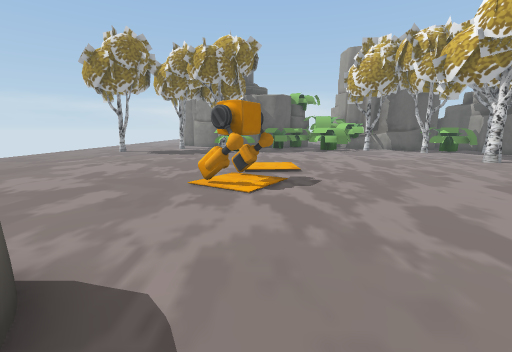
[1] (above)

19 first-person views from a walk through a 3-D level made in the Unity game engine. The camera is 1.4 m above the floor, tilts 10° down and sees 90° across. The floor is counted in squares, 1 m on a side. Each view is taken from the middle of a square. On the plan, view 1 faces up. The plan holds only what a view shows up to about 13 squares ahead; the rest is blank. The place goes on beyond the plan. Some animated figures are left out.

[2]
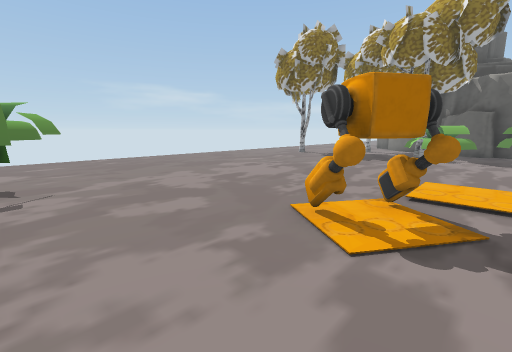

[3]
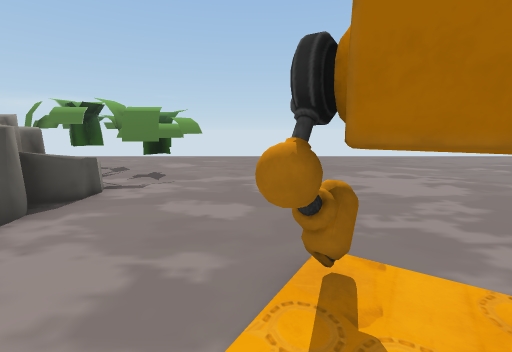

[4]
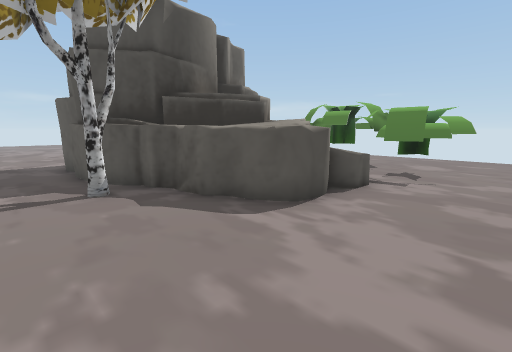

[5]
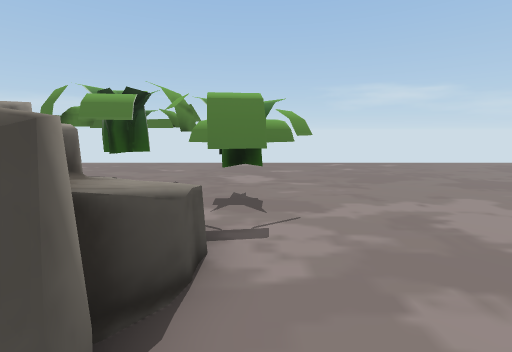

[6]
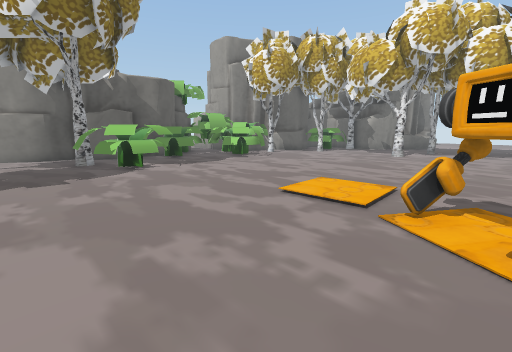

[7]
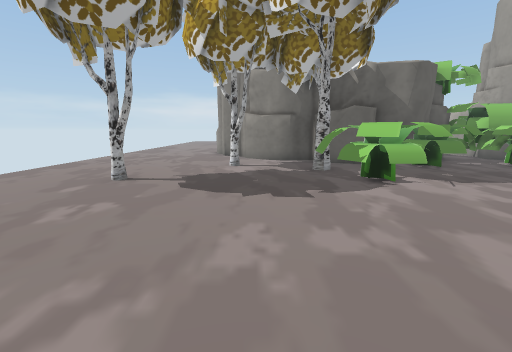

[8]
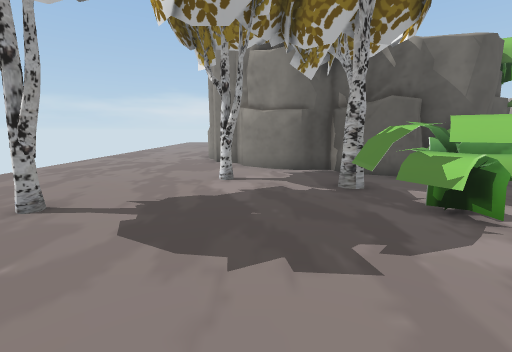

[9]
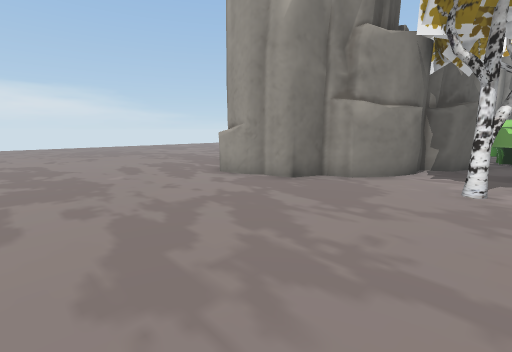

[10]
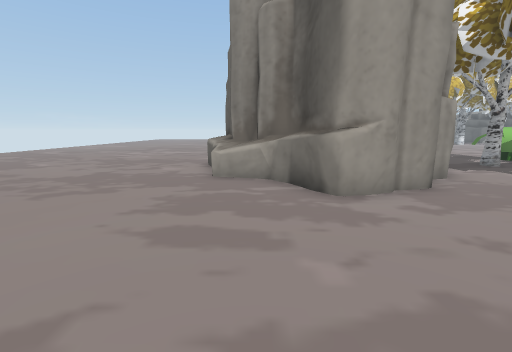

[11]
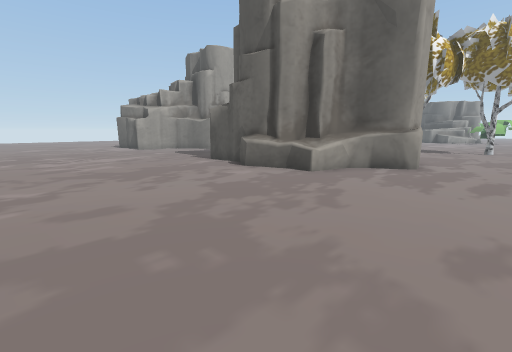

[12]
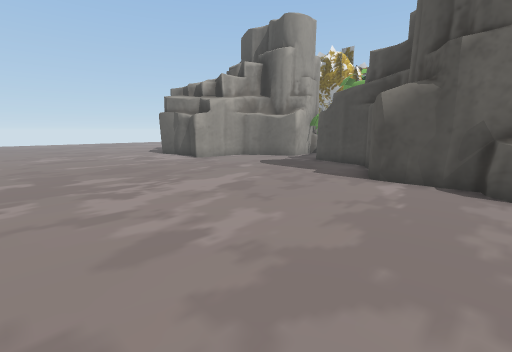

[13]
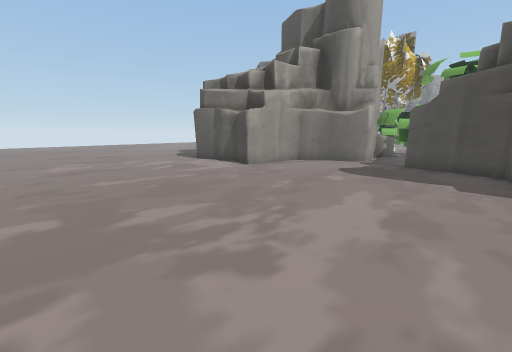

[14]
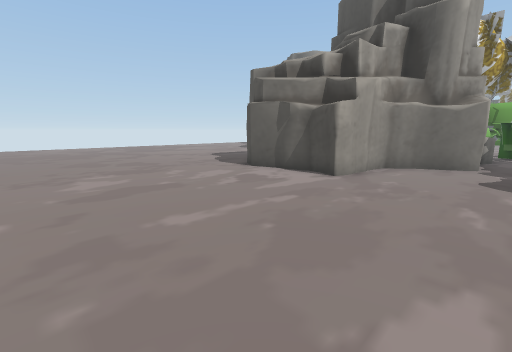

[15]
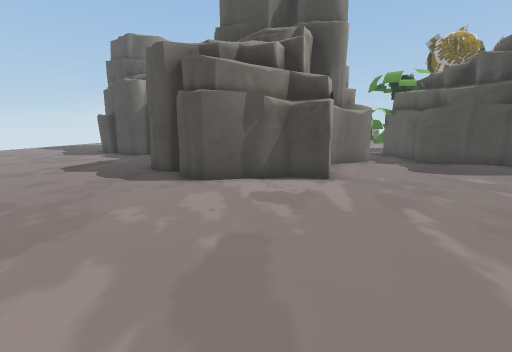

[16]
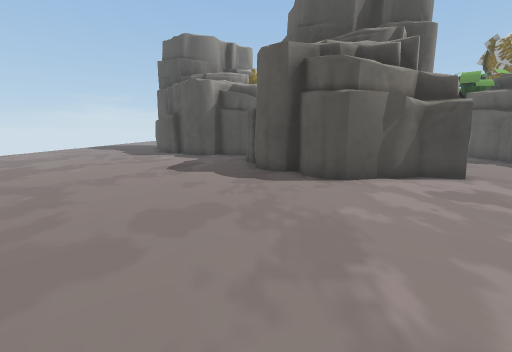

[17]
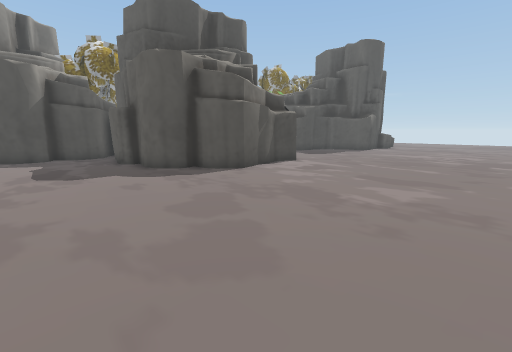

[18]
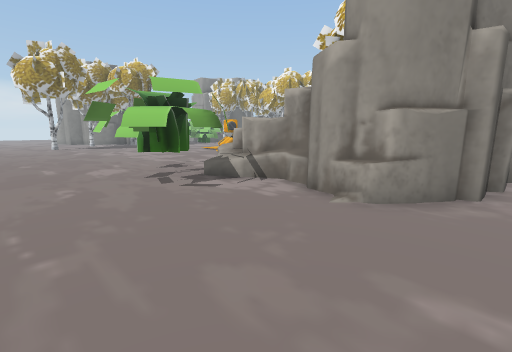

[19]
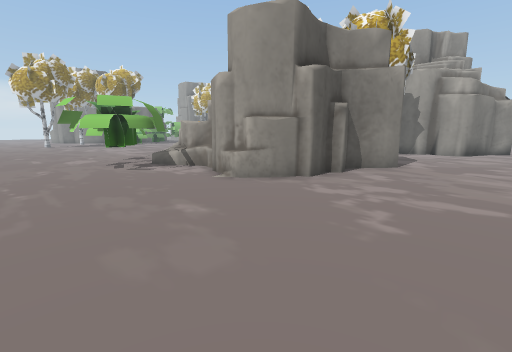

### Floor plan
Key: @ floor where view 1 was taken; # wall or solid block; x gap in a wall; . floor; ^ raised ledge; T thing the floor can be seen under or through.
Columns run from 13 left of view 1 to 20 right of it. Each row starts with its distance up from view 1.
 38    . .............................
 37 ..  ..............................
 36 ..................................
 35 ..................................
 34 ..................................
 33 ..................................
 32 ..................................
 31 ..........^^..............##......
 30 ........^^#####........#####......
 29 ........^##    ........#   ##.....
 28 ......###      #......##    ##....
 27 ......##       ###...##      #....
 26 ......##         #..##       #....
 25 ......##         #..#        #....
 24 .......##          ##        #....
 23 ........##                   #####
 22 .........###
 21 ...........########
 20 ...........#.....####
 19 ...........#.....x
 18 .................
 17  ...#............
 16  .................
 15  ..................
 14 ....................
 13 .........................
 12 ........................#
 11 .........................
 10 ........................
  9 .......................
  8 ............##............
  7 ............##............
  6 ............##......
  5 ...................
  4 ...................
  3 .....T............
  2 .....T..^^^^.....
  1 ...TTT.^^^^^....
  0 ...TTTT^#^^ ^@..
 -1 ...TTTT^^^^ ##..
 -2 ....TT.#######..
 -3 .......#    ##..
 -4 ......##     #..
 -5  .....##     #..
 -6  ......##    #..
 -7  .......##### ..
 -8  ................
 -9  .................
-10   .................
-11  . ................

Positions as (right, up) in squares from view 1, and headings:
1: (0, 0), facing up
2: (1, 3), facing up-left
3: (1, 6), facing left
4: (2, 5), facing down-left
5: (-2, 3), facing left
6: (-5, 7), facing up-right
7: (-5, 10), facing up
8: (-5, 13), facing up
9: (-13, 20), facing up-right
10: (-13, 29), facing right
11: (-10, 38), facing down-right
12: (-2, 38), facing down-right
13: (2, 38), facing down-right
14: (6, 38), facing down-right
15: (12, 38), facing down
16: (16, 38), facing down
17: (20, 38), facing down-left
18: (-12, -7), facing up-right
19: (-12, -11), facing up-right
